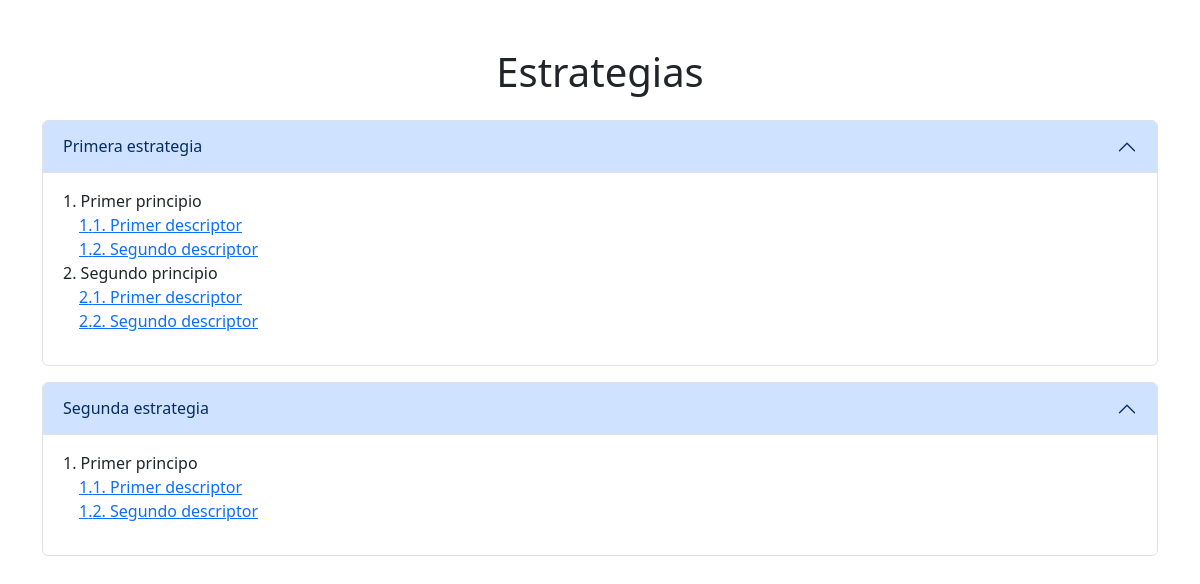
/individual/nuevo/1/, run on the app's committed database.
### elama/models/estrategia.py (models this page shows, shortened)
class Estrategia(models.Model):
    titulo = models.CharField(max_length=200)

### elama/models/principio.py (models this page shows, shortened)
class Principio(models.Model):
    titulo = models.CharField(max_length=200)
    estrategia = models.ForeignKey(Estrategia, on_delete=models.CASCADE)

### elama/models/descriptor.py (models this page shows, shortened)
class Descriptor(models.Model):
    class Meta:
        verbose_name_plural = "Descriptores"
    titulo = models.CharField(max_length=200)
    contenido = models.TextField()
    principio = models.ForeignKey(Principio, on_delete=models.CASCADE)

### elama/views.py (the view)
# urls.py: path('individual/nuevo/<int:autoevaluacion_id>/', views.nuevo_individual, name='nuevo_individual'),
def nuevo_individual(request: HttpRequest, autoevaluacion_id: int):
    autoevaluacion = get_object_or_404(Autoevaluacion, pk=autoevaluacion_id)
    estrategias = Estrategia.objects.all()
    volcados = Volcado.objects.filter(autoevaluacion_id=autoevaluacion.id)
    return render(request, 'elama/nuevo_individual.html', {
        'autoevaluacion': autoevaluacion,
        'estrategias': estrategias,
        'volcados': volcados,
    })

### elama/templatetags/descriptor_filters.py (called while the page is built)
@register.filter(name='descriptor_in_volcado')
def descriptor_in_volcado(descriptor: Descriptor, volcados: QuerySet[Volcado]):
    return volcados.filter(descriptor_id=descriptor.id).first()

### elama/templates/elama/nuevo_individual.html (shortened to what this page needs)
{% extends "elama/layouts/base-layout.html" %}
{% load descriptor_filters %}
{% block content %}
    <section class="container mt-5">
        <h1 class="text-center mb-4">Estrategias</h1>
        <article class="d-flex flex-column align-items-center justify-content-center gap-3">
            {% for estrategia in estrategias %}
                <div class="accordion w-100" id="accordionEstrategia{{ estrategia.id }}">
                    <div class="accordion-item">
                        <h2 class="accordion-header">
                            <button class="accordion-button" type="button" data-bs-toggle="collapse"
                                    data-bs-target="#collapseEstrategia{{ estrategia.id }}" aria-expanded="true"
                                    aria-controls="collapseEstrategia{{ estrategia.id }}">
                                {{ estrategia.titulo }}
                            </button>
                        </h2>
                        <div id="collapseEstrategia{{ estrategia.id }}"
                             class="accordion-collapse collapse {% if estrategia.principio_set.all|length > 0 %}show{% endif %}"
                             data-bs-parent="#accordionEstrategia{{ estrategia.id }}">
                            <div class="accordion-body">
                                {% if estrategia.principio_set.all|length > 0 %}
                                    <ul class="list-unstyled">
                                        {% for principio in  estrategia.principio_set.all %}
                                            <li>
                                                {{ principio.titulo }}
                                                <ul class="list-unstyled ms-3">
                                                    {% if principio.descriptor_set.all|length > 0 %}
                                                        {% for descriptor in principio.descriptor_set.all %}
                                                            <li>
                                                                <a href="{% url 'elama:nuevo_individual_descriptor' autoevaluacion.id descriptor.id %}">
                                                                    {{ forloop.parentloop.counter }}.{{ descriptor.titulo }}
                                                                </a>
                                                            </li>
                                                        {% endfor %}
                                                    {% else %}
                                                        No hay descriptores asociados a el principio
                                                    {% endif %}
                                                </ul>
                                            </li>
                                        {% endfor %}
                                    </ul>
                                {% else %}
                                    <p>No hay principios asociados a la estrategia.</p>
                                {% endif %}
                            </div>
                        </div>
                    </div>
                </div>
            {% endfor %}
        </article>
    </section>
{% endblock %}

### elama/templates/elama/layouts/base-layout.html (shortened to what this page needs)
<!doctype html>
<html lang="es">
<head>
    {% load bootstrap5 %}
    {% bootstrap_css %}
</head>
<body>
    <main class="container-fluid">
        {% block content %}{% endblock %}
    </main>
</body>
</html>

### data on the page
Estrategia: titulo "Primera estrategia"
Principio: titulo "1. Primer principio"
Descriptor: titulo "1. Primer descriptor"
Descriptor: titulo "2. Segundo descriptor"
Principio: titulo "2. Segundo principio"
Descriptor: titulo "1. Primer descriptor"
Descriptor: titulo "2. Segundo descriptor"
Estrategia: titulo "Segunda estrategia"
Principio: titulo "1. Primer principo"
Descriptor: titulo "1. Primer descriptor"
Descriptor: titulo "2. Segundo descriptor"
